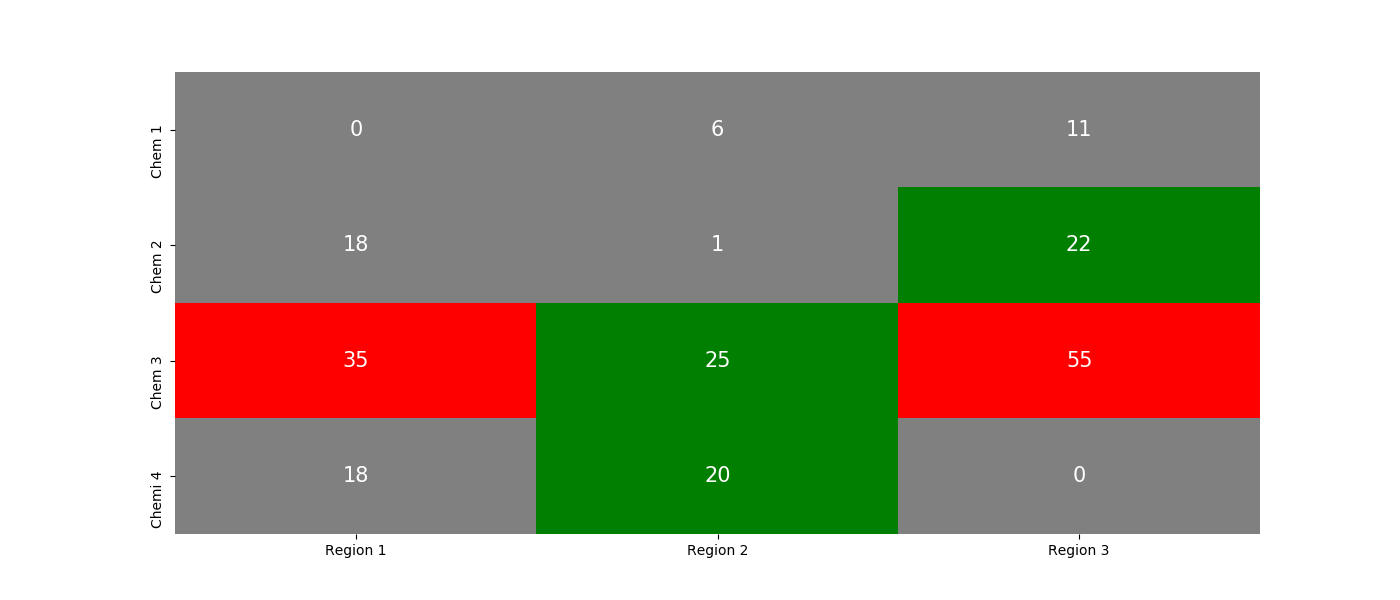

Python code for this plot:
import seaborn as sns
import pandas as pd
import matplotlib.pyplot as plt
import matplotlib.colors as mcolors
import numpy as np
import copy


z=[[0, 6, 11], [18, 1, 22], [35, 25, 55], [18, 20, 0]]
y_label= ["Chem 1","Chem 2","Chem 3","Chemi 4"]

labels =  np.array(z)

a=copy.deepcopy(z)
z_text=copy.deepcopy(z)
print a
for i in range(len(z)):
    for j in range(len(z[i])):
        if (z[i][j] >= 20 and z[i][j] <= 30):
            z[i][j] = 1
        elif (z[i][j]) > 30:
            z[i][j] = 2
        elif (z[i][j]) < 20:
            z[i][j] = 0


df = pd.DataFrame(z, columns=["Region 1","Region 2","Region 3"])


cmap = mcolors.LinearSegmentedColormap.from_list("3",['#808080','#008000','#FF0000'])

fig = plt.figure(figsize=(14,6))
fig.add_subplot(1,1,1)
ax=sns.heatmap(df,yticklabels=y_label,cmap=cmap,annot=labels,annot_kws={"size": 15},cbar=False,fmt='')


ax.figure.savefig("heatmap.png")
